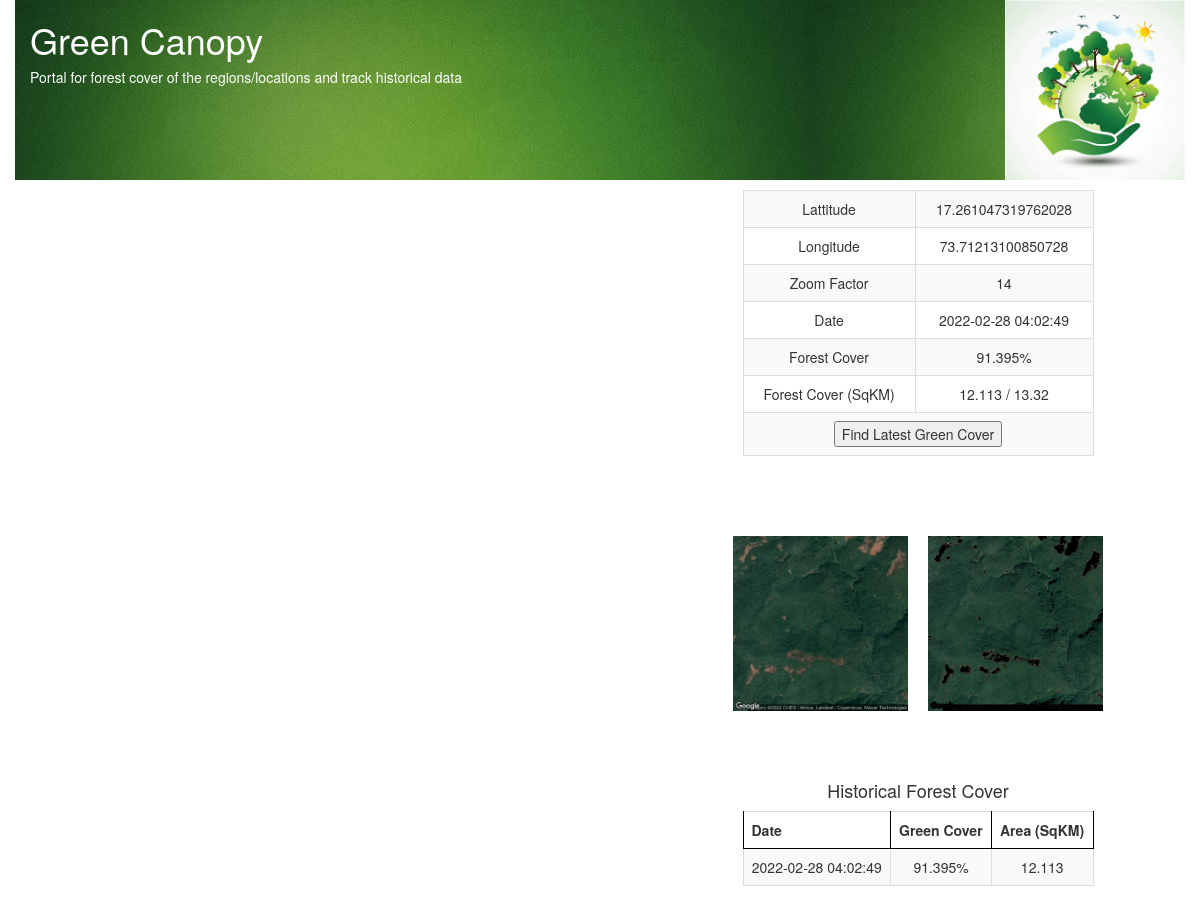
Page /map/1 on the committed database.
### tables this page shows
CREATE TABLE location (
    id INTEGER PRIMARY KEY AUTOINCREMENT,
    created TIMESTAMP NOT NULL DEFAULT CURRENT_TIMESTAMP,
    name TEXT NOT NULL,
    description TEXT NOT NULL,
    lat TEXT NOT NULL,
    lng TEXT NOT NULL,
    zoom TEXT NOT NULL
);

CREATE TABLE history(
    id INTEGER PRIMARY KEY AUTOINCREMENT,
    loc_id INTEGER NOT NULL,
    date TIMESTAMP NOT NULL DEFAULT CURRENT_TIMESTAMP,
    mapimage TEXT NOT NULL,
    greyimage TEXT NOT NULL,
    greencover FLOAT NOT NULL,
    greenarea FLOAT NOT NULL,
    totalarea FLOAT NOT NULL
);

### app.py (the view)
@app.route('/map/<locid>')
def mappage( locid):
    conn = get_db_connection()
    conn.row_factory = sqlite3.Row
    onelocation = conn.execute('SELECT * FROM location l INNER JOIN  history h ON h.id = ( SELECT id from history where loc_id = l.id ORDER BY date DESC LIMIT 1) WHERE l.id = ?',[locid]).fetchone()
    history = conn.execute('SELECT * FROM history h where h.loc_id = ? ORDER BY date DESC',[locid]).fetchall()
    conn.close()
    hdata = [dict(hs) for hs in history]
    return render_template('mappage.html', location=onelocation, history=hdata)

### app.py (called while the page is built)
def get_db_connection():
    conn = sqlite3.connect('database.db')
    conn.row_factory = sqlite3.Row
    return conn

### templates/mappage.html (shortened to what this page needs)
<!DOCTYPE html>
<html>
<head>
  <link rel="stylesheet" type="text/css" href="/static/style.css" />
  <link rel="stylesheet" href="https://maxcdn.bootstrapcdn.com/bootstrap/3.3.7/css/bootstrap.min.css"
>
</head>
<body>
  <div class="container">
    <div class="row " style="background-image: url('/static/gcover.jpeg');">
      <div class="col-md-10 p-4" style="color:white">
        <h1>Green Canopy</h1>
        <h5>Portal for forest cover of the regions/locations and track historical data</h5>
      </div>
      <div class="col-md-2">
        <a href="/"><img src="/static/greenearth.png" width="180px" /></a>
      </div>
    </div>
    <div class="row">
      <div class="col-md-8" id="map" style="float:left;margin:3px">
      </div>
      <div class="col-md-4">
        <div class="row text-center" style="padding-top:10px;">
          <form action="/findcover" method="POST">
            <table style="width:90%;margin-left:auto;margin-right:auto" class="table table-striped table-bordered">
              <tbody>
                <tr>
                  <td>Lattitude</td>
                  <td>
                    <div id="dltd" name="ltd" >{{location.lat}}</div>
                  </td>
                </tr>
                <tr>
                  <td>Longitude</td>
                  <td>
                    <div id="dlng" name="lng">{{location.lng}}</div>
                  </td>
                </tr>
                <tr>
                  <td>Zoom Factor</td>
                  <td>
                    <div id="zmf" name="zoom">{{location.zoom}}</div>
                  </td>
                </tr>
                <tr>
                  <td>Date</td>
                  <td>
                    <div id="fcover">{{location.date}}</div>
                  </td>
                </tr>
                <tr>
                  <td>Forest Cover</td>
                  <td>
                    <div id="fcover">{{location.greencover}}%</div>
                  </td>
                </tr>
                <tr>
                  <td>Forest Cover (SqKM)</td>
                  <td>
                    <div id="farea">{{location.greenarea}} / {{location.totalarea}}</div>
                  </td>
                </tr>
                <tr>
                  <td colspan="2">
                    <input id="latestcover" type="submit" value="Find Latest Green Cover">
                </tr>
              </tbody>
            </table>
          </form>
        </div>
        <div class="row text-center" style="padding-top:60px;">
          <table>
            <tbody>
              <tr>
                <td><img src="/{{location.mapimage}}" style="width:90%"></td>
                <td><img src="/{{location.greyimage}}" style="width:90%"></td>
              </tr>
            </tbody>
          </table>
        </div>
        <div class="row text-center" style="padding-top:60px;">
          <h4>Historical Forest Cover</h4>
          <table style="width:90%;margin-left:auto;margin-right:auto" class="table table-striped table-bordered">
            <thead>
              <tr>
                <th>Date</th>
                <th>Green Cover</th>
                <th>Area (SqKM)</th>
              </tr>
            </thead>
            <tbody>
              {% for record in history %}
              <tr>
                  <td>{{record.date}}</td>
                  <td>{{record.greencover}}%</td>
                  <td>{{record.greenarea}}</td>
              </tr>
              {% endfor %}
            </tbody>
          </table>
        </div>
      </div>
    </div>
  </div>
</body>
</html>

### static/style.css (style rules this page uses)
#map { height: 80vh; width:60%; }
table.table-bordered > thead > tr > th { border:1px solid black; }

### rows in the picture
location: lat "17.261047319762028", lng "73.71213100850728", zoom "14"
history: date "2022-02-28 04:02:49", greencover "91.395", greenarea "12.113", totalarea "13.32", mapimage (picture), greyimage (picture)
